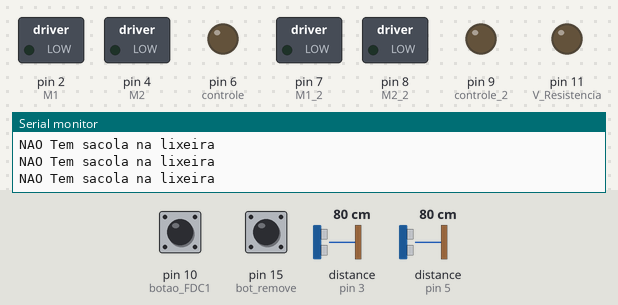
Bench run of a sketch on a simulated Arduino Uno, built with avr-gcc and run on an emulated ATmega328P. Parts: switched loads named in the sketch (green lamp = pin HIGH), output pins drawn as LEDs (lit = HIGH), the last lines printed to the serial monitor. Wiring (inferred from the names in the program): ultrasonic range finder: trigger pin 3; echo pin 3. The inputs (shaded band) are chosen by the test bench; at power-on: distance to the obstacle (sensors on pin 3, pin 5) 80 cm, pin 10 (botao_FDC1) HIGH, pin 15 (bot_remove) HIGH. The echo pulse lasts 58.3 µs per cm.

Above: at 1.2 s.
1.3 s: distance to the obstacle (sensor on pin 3) set to 2 cm
3.3 s: distance to the obstacle (sensor on pin 5) set to 13 cm
4.8 s: distance to the obstacle (sensor on pin 5) set to 10 cm
At 7.75 s:
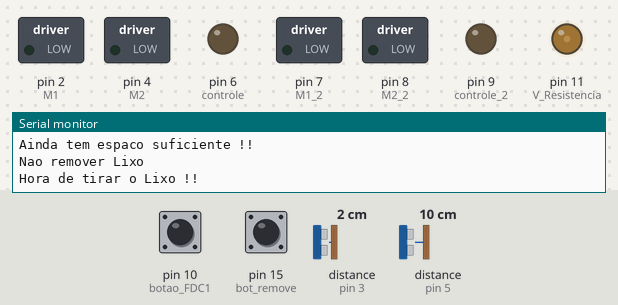
At 20.7 s:
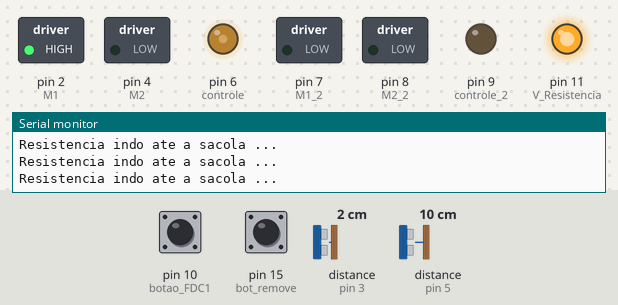
Timing chart, 0 to 22.2 s (numbered marks = the images above; inputs shaded):
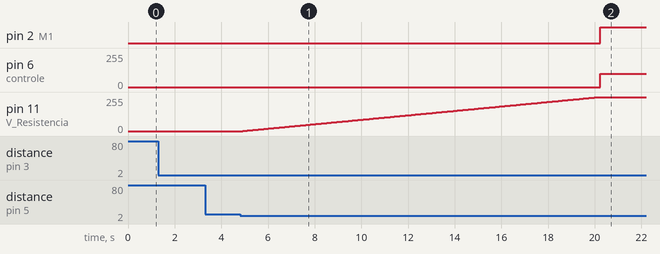

The sketch:

Lixeira_Automatica.ino
```cpp
// Nome: Guilherme Fabiano Terra da Silva

int sensor_1 = 3;   // Sensor que verifica se a lixeira tem sacola
float distancia_1;  // Variável de verificação de distância

float segunda_etapa; // Variável que controla segunda parte do Projeto

int sensor_2 = 5;   // Sensor que verifica se a lixeira tem sacola
float distancia_2;  // Variável de verificação de distância

int controle = 6; // Controle de Velocidade do Motor1 para Selar sacola
int M1 = 2;     // Contorle de Sentido de Rotação
int M2 = 4;     // Controle de Sentido de Rotação

int controle_2 = 9; // Controle de Velocidade do Motor1 para Selar sacola
int M1_2 = 7;   // Contorle de Sentido de Rotação
int M2_2 = 8;   // Controle de Sentido de Rotação

int botao_FDC1 = 10;  // FDC simulada do Motor 1
int botao_FDC2 = 12;  // FDC2 simulada do Motor 1

int botao_2_FDC1 = 0; // FDC simulada do Motor 2
int botao_2_FDC2 = 14; // FDC simulada do Motor 2

int bot_remove = 15; // Botão que retira sacola

int V_Resistencia = 11; // Controle da Tensão da Porta 11
int temp;       // Controle de Temperatura da R

float rem = 0.0;
int altura = 110 * 0.1;
void teste_1();   // Pegando valor da distância
void teste_2();   // Pegando valor da distância 2

void setup()
{
  Serial.begin(9600);
  pinMode(sensor_1, OUTPUT);
  digitalWrite(sensor_1, LOW);
  pinMode(sensor_2, OUTPUT);
  digitalWrite(sensor_2, LOW);

  pinMode(controle, OUTPUT);
  digitalWrite(controle,LOW);
  analogWrite(controle, 0);
  pinMode(M1, OUTPUT);
  digitalWrite(M1,LOW);
  pinMode(M2, OUTPUT);
  digitalWrite(M2,LOW);

  digitalWrite(controle_2,LOW);
  analogWrite(controle_2, 0);
  pinMode(M1_2, OUTPUT);
  digitalWrite(M1_2,LOW);
  pinMode(M2_2, OUTPUT);
  digitalWrite(M2_2,LOW);

  pinMode(botao_FDC1, INPUT_PULLUP);
  pinMode(botao_FDC2, INPUT_PULLUP);

  pinMode(botao_2_FDC1, INPUT_PULLUP);
  pinMode(botao_2_FDC2, INPUT_PULLUP);

  pinMode(bot_remove, INPUT_PULLUP);

  pinMode(V_Resistencia, OUTPUT);
  digitalWrite(V_Resistencia, LOW);
}

void loop()
{
  // Primeira etapa do Projeto
  teste_1();
  distancia_1 = distancia_1 / 2;      // Calculando dist
  distancia_1 = distancia_1 * 0.034029;   // Calculando dist

  if (distancia_1 < 5){
    Serial.println("Tem sacola na Lixeira");
    segunda_etapa = 1.0;
  }else{
    Serial.println("NAO Tem sacola na lixeira");
    segunda_etapa = 0.0;
  }
  delay(300);

  while (segunda_etapa == 1.0){

    // Segunda Etapa do Projeto
    teste_2();

    distancia_2 = distancia_2 / 2;      // Calculando dist
    distancia_2 = distancia_2 * 0.034029; // Calculando dist

    if (distancia_2 <= altura || rem == 1.0){ // 110 (Tamanho máximo da lixeira) - 90% da capacidade = 11cm

      Serial.println("Hora de tirar o Lixo !!");

      // Esquentar resistência

      for(temp=0; temp <= 255; temp++){

        analogWrite(V_Resistencia, temp);
        delay(60);

      }

      // Selar a Sacola (Motor)
      analogWrite(controle, 100);
      digitalWrite(M1, HIGH);
      digitalWrite(M2, LOW);

      // Levar a resistência até a sacola
      float F_ctrl = 0.0;
      while (F_ctrl == 0.0){
        if(digitalRead(botao_FDC1) == 0){
          Serial.println("Resistencia chegou");
          F_ctrl = 1.0;
        }else{
          Serial.println("Resistencia indo ate a sacola ...");
        }
      }
      // Fim da ida

      Serial.println("Selando a sacola . . .");
      analogWrite(controle, 0);
      digitalWrite(M1, LOW);
      digitalWrite(M2, LOW);

      delay(3000);        // Tempo de selamento

      temp = 0;
      analogWrite(V_Resistencia, temp);
      analogWrite(controle, 100);
      digitalWrite(M1, LOW);
      digitalWrite(M2, HIGH);

      // Retorna a Resistência ao ponto inicial
      float F_ctrl2 = 0.0;
      while (F_ctrl2 == 0.0){
        if(digitalRead(botao_FDC2) == 0){
          Serial.println("Resistencia voltou ao ponto inicial");
          F_ctrl2 = 1.0;
        }else{
          Serial.println("Resistencia voltando ...");
        }
      }
      // Fim da volta

      analogWrite(controle, 0);
      digitalWrite(M1, LOW);
      digitalWrite(M2, LOW);

      delay(3000);

      // Empurrar para Fora
      analogWrite(controle_2, 100);
      digitalWrite(M1_2, HIGH);
      digitalWrite(M2_2, LOW);

      // Inicio da ida
      float F2_ctrl1 = 0.0;
      while (F2_ctrl1 == 0.0){
        if(digitalRead(botao_2_FDC1) == 0){
          Serial.println("Sacola fora");
          F2_ctrl1 = 1.0;
        }else{
          Serial.println("Empurrando para fora ...");
        }
      }
      // Fim da ida

      analogWrite(controle_2, 0);
      digitalWrite(M1_2, LOW);
      digitalWrite(M2_2, LOW);

      delay(3000);

      analogWrite(controle_2, 100);
      digitalWrite(M1_2, LOW);
      digitalWrite(M2_2, HIGH);

      // Inicio da volta
      float F2_ctrl2 = 0.0;
      while (F2_ctrl2 == 0.0){
        if(digitalRead(botao_2_FDC2) == 0){
          Serial.println("Retornou a posicao inicial");
          F2_ctrl2 = 1.0;
        }else{
          Serial.println("Voltando ao ponto inicial ...");
        }
      }
      // Fim da volta

      analogWrite(controle_2, 0);
      digitalWrite(M1_2, LOW);
      digitalWrite(M2_2, LOW);

      delay(3000);

      // Reiniciar o Projeto
      segunda_etapa = 0.0;
      rem = 0.0;

    }else{

      Serial.println("Ainda tem espaco suficiente !! ");

      // Retirar lixo na hora
      if(digitalRead(bot_remove) == 0){
          Serial.println("Remover lixo agora");
          rem = 1.0;
        }else{
          Serial.println("Nao remover Lixo");
        }

    }

    delay(300);
  }
}

void teste_1()    // Pegando valor da distância
{
  pinMode(sensor_1,OUTPUT);
  digitalWrite(sensor_1, HIGH);
  delayMicroseconds(5);
  digitalWrite(sensor_1,LOW);

  pinMode(sensor_1, INPUT);
  distancia_1 = pulseIn(sensor_1,HIGH);
}

void teste_2()    // Pegando valor da distância
{
  pinMode(sensor_2,OUTPUT);
  digitalWrite(sensor_2, HIGH);
  delayMicroseconds(5);
  digitalWrite(sensor_2,LOW);

  pinMode(sensor_2, INPUT);
  distancia_2 = pulseIn(sensor_2,HIGH);
}
```

Measured:
- the behaviour switches between 12 and 11 cm on distance to the obstacle (sensor on pin 5) (found by bisection; images 0 and 1)
- after the input at 4.8 s, pin 2 (M1): LOW → HIGH after 15.4 s; pin 6 (controle): 0/255 → 100/255 after 15.4 s; pin 11 (V_Resistencia): moves from 0/255 to 255/255 over 15.2 s, starting after 0.13 s
